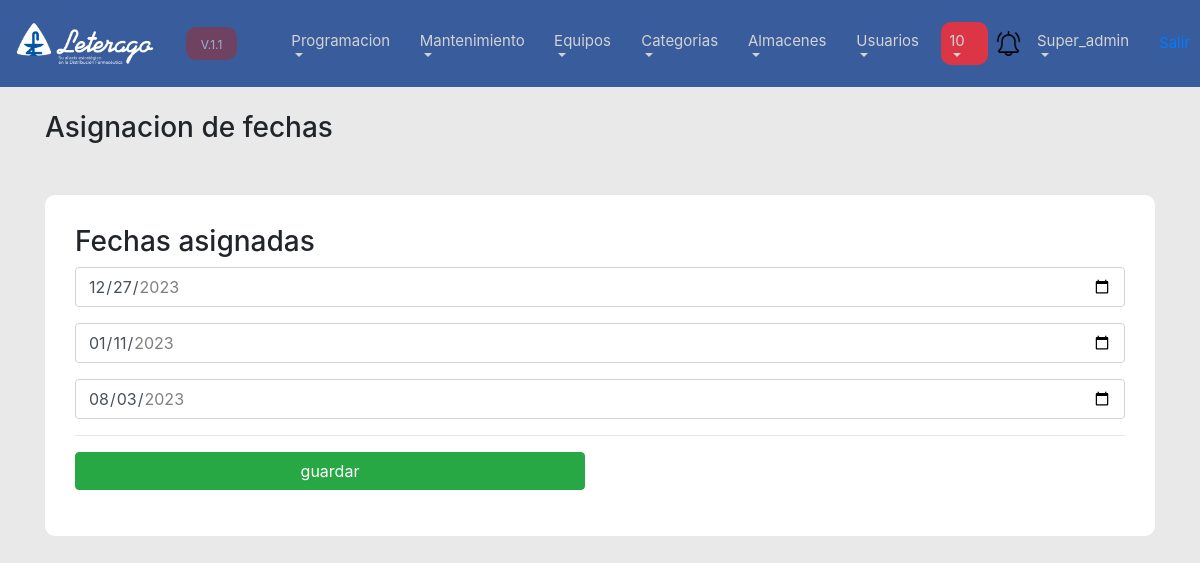
Page /asignar_fechas.php?id=101&&cantidad=3 (signed in) on the earlier database version.
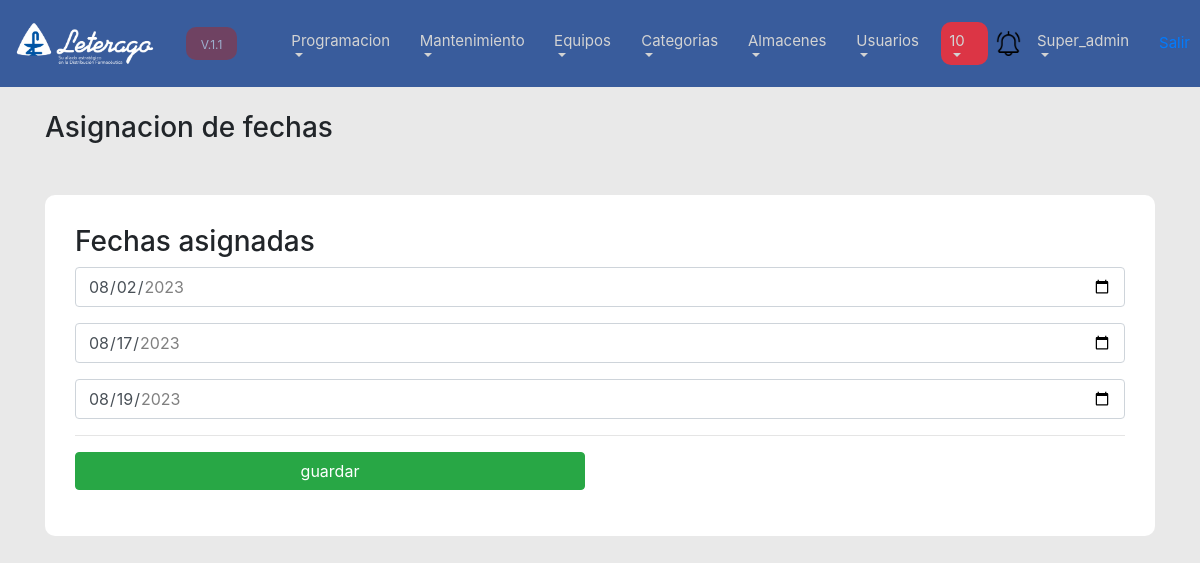
Same page on the later database version.
### tables this page shows
CREATE TABLE `fechas_ejecucion` (
  `id` int(11) NOT NULL,
  `fecha` date NOT NULL,
  `equipo` int(10) NOT NULL,
  `realizado` int(1) DEFAULT 0,
  `create_date` datetime NOT NULL DEFAULT current_timestamp(),
  `create_by` varchar(50) NOT NULL,
  `modify_date` datetime DEFAULT NULL,
  `modify_by` varchar(50) DEFAULT NULL
);

### model/calendario.php (called while the page is built, shortened)
<?php
    class Calendario{
        public function verificar_existencia($equipo){
            $conexion = new Kon();
            $con = $conexion->conn();
            $query = "SELECT COUNT(*) as existen from fechas_ejecucion where equipo = $equipo";
            $exc = $con->query($query);
            $existen_registros = mysqli_fetch_assoc($exc);
            $cantidad_existente = $existen_registros["existen"];
            return $cantidad_existente;
        }
        public function list($equipo){
            $conexion = new Kon();
            $con = $conexion->conn();
            $query = "SELECT * from fechas_ejecucion where equipo = $equipo";
            $exc = $con->query($query);
            return $exc;
        }
        public function rango_fecha(){
            $conexion = new Kon();
            $con = $conexion->conn();
            $query = "SELECT fecha_ini, fecha_fin from programaheader where  estado = 1 limit 1";
            $exc = $con->query($query);
            $fechas = mysqli_fetch_assoc($exc);
            return $fechas;
        }
    }
?>

### asignar_fechas.php (the view, shortened to what this page needs)
<?php
    include_once("plantilla/menu_top.php");
    include_once("model/calendario.php");
    $calendario_instance = new Calendario();
    $cantidad = $_GET["cantidad"];
    $equipo = $_GET["id"];
    $existe = $calendario_instance->verificar_existencia($equipo);
    $rango_fecha = $calendario_instance->rango_fecha();
    $fecha_ini = $rango_fecha["fecha_ini"];
    $fecha_fin = $rango_fecha["fecha_fin"];
    if($existe == 0){
        ?>
<link rel="stylesheet" href="css/form.css">
<div class="Container">
    <br>
    <h3>Asignacion de fechas</h3>
    <div class="formularios">
        <h3>Mantenimiento numero: <small id="numero_mantenimiento">1</small> <small>de <?php echo $cantidad ?><small></h3>
        <div>
            <input class="form-control" type="date" name="" min="<?php echo $fecha_ini ?>" max="<?php echo $fecha_fin ?>" id="fechas">
        </div>
        <hr>
        <div class="row">
            <div class="col-md-6">
                <Button class="btn btn-dark col-md-12" id="anterior">Anterior</Button>
            </div>
            <div class="col-md-6">
                <Button class="btn btn-info col-md-12" id="siguiente">Siguiente</Button>
                <Button class="btn btn-success col-md-12" id="terminar">Terminar</Button>
            </div>
        </div>
    </div>
</div>
<?php
    }else{
        $lista_fechas = $calendario_instance->list($equipo);
        ?>
            <link rel="stylesheet" href="css/form.css">
            <div class="Container">
                <br>
                <h3>Asignacion de fechas</h3>
                <div class="formularios">
                    <h3>Fechas asignadas</h3>
                    <form action="controllers/modificar_fecha_ejecucion.php" method="post">
                            <?php
                                $contador_inputs = 0;
                                while($fechas_list = mysqli_fetch_assoc($lista_fechas)){
                            ?>
                            <div>
                                <input class="form-control mb-3" value="<?php echo $fechas_list["fecha"]?>" min="<?php echo $fecha_ini ?>" max="<?php echo $fecha_fin ?>" type="date" name="input_val_new<?php echo $contador_inputs ?>" required>
                                <?php
                                     $contador_inputs++;
                                ?>
                            </div>
                            <?php
                                }
                            ?>
                            <hr>
                            <div class="row">
                                <div class="col-md-6">
                                    <Button class="btn btn-success col-md-12">guardar</Button>
                                </div>
                            </div>
                    </form>
                </div>
            </div>
        <?php
    }
?>

Differences in the rows shown:
changed fechas_ejecucion (number 1 of 3 on the later page): fecha "12/27/2023" → "08/02/2023"
changed fechas_ejecucion (number 2 of 3 on the later page): fecha "01/11/2023" → "08/17/2023"
changed fechas_ejecucion (number 3 of 3 on the later page): fecha "08/03/2023" → "08/19/2023"
